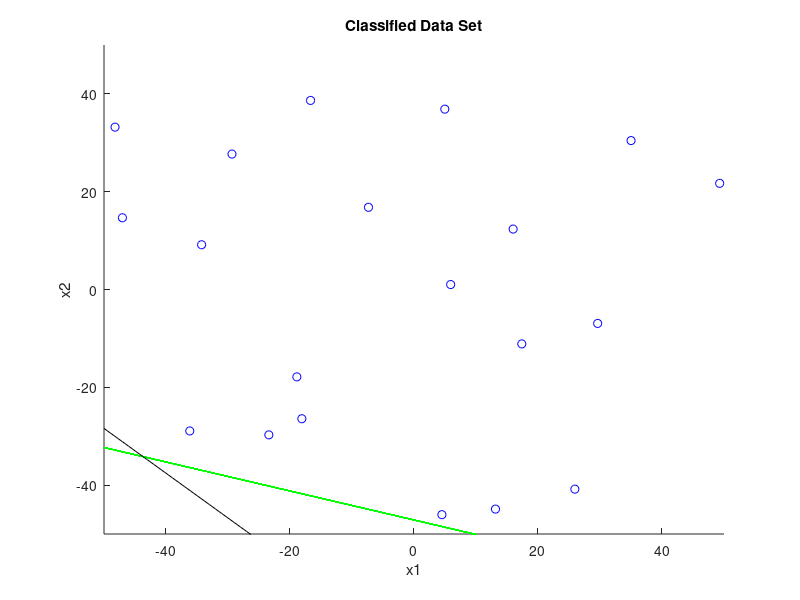

Reproduce this figure in MATLAB. (Note: this script raises an error after producing the figure.)
% This script implements the perceptron learning algorithm to classify
% a randomly generated linearly separable dataset in 2D.

% Step 1: Randomly generate the target (ground-truth) linear classifier y = ax + b
k1 = 10^2;                  % Controls range for slope (a) and intercept (b)
k2 = 10^2;                  % Controls the range for the data points
a = -(k1/2) + k1*rand(1);   % Random slope in range (-k1/2, k1/2)
b = -(k1/2) + k1*rand(1);   % Random intercept in range (-k1/2, k1/2)

% Step 2: Generate n random data points
n = 20;
x = zeros(n,2);    % Stores coordinates of data points
y = zeros(n,1);    % Stores class labels (+1 or -1)

% Compute the target line to plot (y = ax + b)
XX = -k2/2:k2/2;
YY = a*XX + b;

% Step 3: Assign labels to data based on the target function
for i = 1:n
    % Generate a random point in 2D space within the range [-k2/2, k2/2]
    x(i,1) = -(k2/2) + k2*rand(1);  % x1 coordinate
    x(i,2) = -(k2/2) + k2*rand(1);  % x2 coordinate

    % Assign label +1 if the point is above the target line, -1 if below
    if x(i,2) > a*x(i,1) + b
        y(i) = 1;  % Above the line
        c = [0 0 255]/256;  % Blue color for y = +1
        s1 = scatter(x(i,1), x(i,2), [], c);  % Plot point
        xlabel('x1'); ylabel('x2');
        title('Classified Data Set');
        hold on
    elseif x(i,2) < a*x(i,1) + b
        y(i) = -1;  % Below the line
        c = [255 0 0]/256;  % Red color for y = -1
        s2 = scatter(x(i,1), x(i,2), [], c);  % Plot point
        hold on
    end

    % Plot the target function line
    p1 = plot(XX, YY, 'g');  % Green line
    axis([-k2/2 k2/2 -k2/2 k2/2]);
end

% Step 4: Initialize a random line (the perceptron guess)
stop = 0;  % Control flag to exit loops if needed
aa = -(k1/2) + k1*rand(1);  % Initial random slope
bb = -(k1/2) + k1*rand(1);  % Initial random intercept

% Uncomment below to plot initial guess line (optional)
% XX2 = -k2/2:k2/2;
% YY2 = aa*XX2 + bb;
% plot(XX2, YY2, 'c');

% Step 5: Run the perceptron learning algorithm
counter = 1;
% Loop until all points are correctly classified
while sum(sign(y(:).*(-bb - aa.*x(:,1) + x(:,2)))) ~= n
    % Randomly permute indices for stochastic update
    jj = randperm(n);
    j = jj(1);
    k = 1;

    % Find a misclassified point
    while y(j)*(-bb - aa*x(j,1) + x(j,2)) > 0
        if k < n
            k = k + 1;
        else
            stop = 1;  % No misclassified point found
            break
        end
        j = jj(k);
    end

    if stop == 1
        break
    end

    % Update perceptron weights (aa and bb)
    bb = bb - y(j);
    aa = aa - y(j)*x(j,1);

    % Check for convergence
    if sum(sign(y(:).*(-bb - aa.*x(:,1) + x(:,2)))) == n
        i  % Print index of final iteration
        break
    end

    counter = counter + 1;
end

% Step 6: Plot the final perceptron decision boundary
XX3 = -k2/2:k2/2;
YY3 = aa*XX3 + bb;
p2 = plot(XX3, YY3, 'black');

% Add legend
legend([p1 p2 s1 s2], {'Target function', 'Perceptron line', 'y(i)=1', 'y(i)=-1'})
axis([-k2/2 k2/2 -k2/2 k2/2]);

